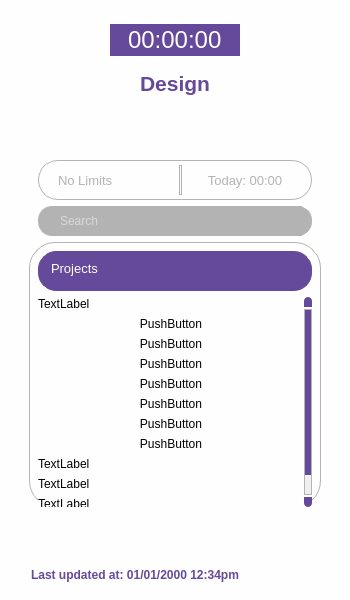
<?xml version="1.0" encoding="UTF-8"?>
<ui version="4.0">
 <class>MainWindow</class>
 <widget class="QMainWindow" name="MainWindow">
  <property name="geometry">
   <rect>
    <x>0</x>
    <y>0</y>
    <width>350</width>
    <height>600</height>
   </rect>
  </property>
  <property name="sizePolicy">
   <sizepolicy hsizetype="Fixed" vsizetype="Fixed">
    <horstretch>0</horstretch>
    <verstretch>0</verstretch>
   </sizepolicy>
  </property>
  <property name="minimumSize">
   <size>
    <width>350</width>
    <height>600</height>
   </size>
  </property>
  <property name="maximumSize">
   <size>
    <width>350</width>
    <height>600</height>
   </size>
  </property>
  <property name="windowTitle">
   <string>Trackify</string>
  </property>
  <property name="windowIcon">
   <iconset>
    <normaloff>images/stop-small.png</normaloff>images/stop-small.png</iconset>
  </property>
  <property name="styleSheet">
   <string notr="true">QScrollBar:vertical {    border: none;    background: white;    width: 8px;    margin: 12px 0 12px 0;    border-radius: 0px; }/*  HANDLE BAR VERTICAL */QScrollBar::handle:vertical {        background-color: rgb(101, 73, 154);    border-radius: 4px;}QScrollBar::handle:vertical:hover{        background-color: rgb(122, 89, 188);}QScrollBar::handle:vertical:pressed {        background-color: rgb(122, 89, 188);}/* BTN TOP - SCROLLBAR */QScrollBar::sub-line:vertical {    border: none;    background-color:rgb(101, 73, 154);    height: 10px;    border-top-left-radius: 4px;    border-top-right-radius: 4px;    subcontrol-position: top;    subcontrol-origin: margin;}QScrollBar::sub-line:vertical:hover {        background-color:rgb(122, 89, 188);}QScrollBar::sub-line:vertical:pressed {        background-color:rgb(122, 89, 188);}/* BTN BOTTOM - SCROLLBAR */QScrollBar::add-line:vertical {    border: none;    background-color:rgb(101, 73, 154);    height: 10px;    border-bottom-left-radius: 4px;    border-bottom-right-radius: 4px;    subcontrol-position: bottom;    subcontrol-origin: margin;}QScrollBar::add-line:vertical:hover {        background-color:rgb(122, 89, 188);}QScrollBar::add-line:vertical:pressed {        background-color:rgb(122, 89, 188);}/* RESET ARROW */QScrollBar::up-arrow:vertical, QScrollBar::down-arrow:vertical {    background: none;}QScrollBar::add-page:vertical, QScrollBar::sub-page:vertical {    background: none;}
</string>
  </property>
  <widget class="QWidget" name="centralwidget">
   <property name="styleSheet">
    <string notr="true">background:rgb(254,254,254)</string>
   </property>
   <layout class="QVBoxLayout" name="verticalLayout_3">
    <item>
     <widget class="QWidget" name="title_wgt" native="true">
      <layout class="QHBoxLayout" name="horizontalLayout_9">
       <property name="leftMargin">
        <number>0</number>
       </property>
       <property name="topMargin">
        <number>0</number>
       </property>
       <property name="rightMargin">
        <number>0</number>
       </property>
       <property name="bottomMargin">
        <number>0</number>
       </property>
      </layout>
     </widget>
    </item>
    <item>
     <widget class="QWidget" name="time_wgt" native="true">
      <property name="font">
       <font>
        <pointsize>6</pointsize>
       </font>
      </property>
      <layout class="QHBoxLayout" name="horizontalLayout">
       <item alignment="Qt::AlignHCenter">
        <widget class="QLabel" name="time_lbl">
         <property name="font">
          <font>
           <family>Nirmala UI</family>
           <pointsize>18</pointsize>
          </font>
         </property>
         <property name="styleSheet">
          <string notr="true">QLabel { 
	background:rgb(101, 73, 154); 
	color:white;
	border: 2px solid rgb(101, 73, 154);
	border-radius: 18px;

	padding-left: 10px;
	padding-right: 10px;
 }
</string>
         </property>
         <property name="text">
          <string>00:00:00</string>
         </property>
        </widget>
       </item>
      </layout>
     </widget>
    </item>
    <item>
     <widget class="QLabel" name="seleted_project_lbl">
      <property name="minimumSize">
       <size>
        <width>0</width>
        <height>0</height>
       </size>
      </property>
      <property name="maximumSize">
       <size>
        <width>16777215</width>
        <height>16777215</height>
       </size>
      </property>
      <property name="font">
       <font>
        <family>Nirmala UI</family>
        <pointsize>16</pointsize>
        <weight>75</weight>
        <bold>true</bold>
       </font>
      </property>
      <property name="styleSheet">
       <string notr="true">color:rgb(101, 73, 154);</string>
      </property>
      <property name="text">
       <string>Design</string>
      </property>
      <property name="alignment">
       <set>Qt::AlignCenter</set>
      </property>
     </widget>
    </item>
    <item>
     <spacer name="verticalSpacer_5">
      <property name="orientation">
       <enum>Qt::Vertical</enum>
      </property>
      <property name="sizeType">
       <enum>QSizePolicy::Fixed</enum>
      </property>
      <property name="sizeHint" stdset="0">
       <size>
        <width>20</width>
        <height>20</height>
       </size>
      </property>
     </spacer>
    </item>
    <item>
     <widget class="QWidget" name="start_btn_wgt" native="true">
      <layout class="QHBoxLayout" name="horizontalLayout_2">
       <item>
        <widget class="QLabel" name="start_btn_lbl">
         <property name="sizePolicy">
          <sizepolicy hsizetype="Fixed" vsizetype="Fixed">
           <horstretch>0</horstretch>
           <verstretch>0</verstretch>
          </sizepolicy>
         </property>
         <property name="cursor">
          <cursorShape>PointingHandCursor</cursorShape>
         </property>
         <property name="text">
          <string/>
         </property>
         <property name="pixmap">
          <pixmap>images/stop large.png</pixmap>
         </property>
        </widget>
       </item>
      </layout>
     </widget>
    </item>
    <item alignment="Qt::AlignHCenter">
     <widget class="QWidget" name="central_info_wgt" native="true">
      <property name="sizePolicy">
       <sizepolicy hsizetype="Preferred" vsizetype="Fixed">
        <horstretch>0</horstretch>
        <verstretch>0</verstretch>
       </sizepolicy>
      </property>
      <property name="minimumSize">
       <size>
        <width>274</width>
        <height>40</height>
       </size>
      </property>
      <property name="maximumSize">
       <size>
        <width>274</width>
        <height>40</height>
       </size>
      </property>
      <property name="styleSheet">
       <string notr="true">QWidget{
	border: 1px solid rgb(179, 179, 179);
	border-radius: 20px;
}</string>
      </property>
      <layout class="QHBoxLayout" name="horizontalLayout_5">
       <property name="leftMargin">
        <number>20</number>
       </property>
       <property name="topMargin">
        <number>5</number>
       </property>
       <property name="rightMargin">
        <number>10</number>
       </property>
       <property name="bottomMargin">
        <number>5</number>
       </property>
       <item>
        <widget class="QLabel" name="nolimits_lbl">
         <property name="font">
          <font>
           <family>Nirmala UI</family>
           <pointsize>10</pointsize>
           <weight>50</weight>
           <bold>false</bold>
          </font>
         </property>
         <property name="styleSheet">
          <string notr="true">border:None;color:rgb(179, 179, 179);</string>
         </property>
         <property name="text">
          <string>No Limits</string>
         </property>
         <property name="alignment">
          <set>Qt::AlignLeading|Qt::AlignLeft|Qt::AlignVCenter</set>
         </property>
        </widget>
       </item>
       <item>
        <widget class="Line" name="separator_line">
         <property name="orientation">
          <enum>Qt::Vertical</enum>
         </property>
        </widget>
       </item>
       <item>
        <widget class="QLabel" name="time_today_lbl">
         <property name="font">
          <font>
           <family>Nirmala UI</family>
           <pointsize>10</pointsize>
          </font>
         </property>
         <property name="cursor">
          <cursorShape>ArrowCursor</cursorShape>
         </property>
         <property name="styleSheet">
          <string notr="true">border:None;color:rgb(179, 179, 179);</string>
         </property>
         <property name="text">
          <string>Today: 00:00</string>
         </property>
         <property name="alignment">
          <set>Qt::AlignCenter</set>
         </property>
        </widget>
       </item>
      </layout>
     </widget>
    </item>
    <item alignment="Qt::AlignHCenter">
     <widget class="QWidget" name="search_wgt" native="true">
      <property name="sizePolicy">
       <sizepolicy hsizetype="Preferred" vsizetype="Fixed">
        <horstretch>0</horstretch>
        <verstretch>0</verstretch>
       </sizepolicy>
      </property>
      <property name="minimumSize">
       <size>
        <width>274</width>
        <height>30</height>
       </size>
      </property>
      <property name="maximumSize">
       <size>
        <width>274</width>
        <height>40</height>
       </size>
      </property>
      <property name="styleSheet">
       <string notr="true">QWidget{
	border: 1px solid rgb(179, 179, 179);
	border-radius: 14px;
	background:rgb(179, 179, 179);
}</string>
      </property>
      <layout class="QHBoxLayout" name="horizontalLayout_6">
       <property name="leftMargin">
        <number>20</number>
       </property>
       <property name="topMargin">
        <number>0</number>
       </property>
       <property name="rightMargin">
        <number>10</number>
       </property>
       <property name="bottomMargin">
        <number>0</number>
       </property>
       <item>
        <widget class="QLineEdit" name="search_line_edit">
         <property name="styleSheet">
          <string notr="true">border: None;
color:white;</string>
         </property>
         <property name="text">
          <string/>
         </property>
         <property name="echoMode">
          <enum>QLineEdit::Normal</enum>
         </property>
         <property name="placeholderText">
          <string>Search</string>
         </property>
        </widget>
       </item>
       <item>
        <widget class="QLabel" name="search_lbl">
         <property name="cursor">
          <cursorShape>PointingHandCursor</cursorShape>
         </property>
         <property name="styleSheet">
          <string notr="true">border:None</string>
         </property>
         <property name="text">
          <string/>
         </property>
         <property name="pixmap">
          <pixmap>images/magnifier.png</pixmap>
         </property>
        </widget>
       </item>
      </layout>
     </widget>
    </item>
    <item>
     <widget class="QWidget" name="projects_wgt" native="true">
      <layout class="QHBoxLayout" name="horizontalLayout_3">
       <property name="leftMargin">
        <number>20</number>
       </property>
       <property name="topMargin">
        <number>0</number>
       </property>
       <property name="rightMargin">
        <number>20</number>
       </property>
       <property name="bottomMargin">
        <number>0</number>
       </property>
       <item>
        <widget class="QWidget" name="projects_wgt_2" native="true">
         <property name="sizePolicy">
          <sizepolicy hsizetype="Expanding" vsizetype="Expanding">
           <horstretch>0</horstretch>
           <verstretch>0</verstretch>
          </sizepolicy>
         </property>
         <property name="whatsThis">
          <string/>
         </property>
         <property name="styleSheet">
          <string notr="true">border: 1px solid rgb(179, 179, 179);
border-radius:26px;
background:None;</string>
         </property>
         <layout class="QVBoxLayout" name="verticalLayout">
          <property name="bottomMargin">
           <number>0</number>
          </property>
          <item>
           <widget class="QWidget" name="add_projects_wgt" native="true">
            <property name="sizePolicy">
             <sizepolicy hsizetype="Expanding" vsizetype="Fixed">
              <horstretch>0</horstretch>
              <verstretch>0</verstretch>
             </sizepolicy>
            </property>
            <property name="minimumSize">
             <size>
              <width>274</width>
              <height>40</height>
             </size>
            </property>
            <property name="maximumSize">
             <size>
              <width>274</width>
              <height>40</height>
             </size>
            </property>
            <property name="styleSheet">
             <string notr="true">QWidget { 
	background:rgb(101, 73, 154); 
	color:white;
	border: 1px solid rgb(101, 73, 154);
	border-radius: 18px;
 }
</string>
            </property>
            <layout class="QHBoxLayout" name="horizontalLayout_4">
             <item alignment="Qt::AlignTop">
              <widget class="QLabel" name="projects_lbl">
               <property name="sizePolicy">
                <sizepolicy hsizetype="Expanding" vsizetype="Preferred">
                 <horstretch>0</horstretch>
                 <verstretch>0</verstretch>
                </sizepolicy>
               </property>
               <property name="font">
                <font>
                 <family>Nirmala UI</family>
                 <pointsize>10</pointsize>
                </font>
               </property>
               <property name="text">
                <string>Projects</string>
               </property>
              </widget>
             </item>
             <item>
              <widget class="QLabel" name="add_projects_btn">
               <property name="cursor">
                <cursorShape>PointingHandCursor</cursorShape>
               </property>
               <property name="styleSheet">
                <string notr="true">background:None</string>
               </property>
               <property name="text">
                <string/>
               </property>
               <property name="pixmap">
                <pixmap>images/plus (1).png</pixmap>
               </property>
              </widget>
             </item>
            </layout>
           </widget>
          </item>
          <item alignment="Qt::AlignTop">
           <widget class="QScrollArea" name="scrollArea">
            <property name="sizePolicy">
             <sizepolicy hsizetype="Expanding" vsizetype="Expanding">
              <horstretch>0</horstretch>
              <verstretch>0</verstretch>
             </sizepolicy>
            </property>
            <property name="minimumSize">
             <size>
              <width>0</width>
              <height>0</height>
             </size>
            </property>
            <property name="maximumSize">
             <size>
              <width>16777215</width>
              <height>16777215</height>
             </size>
            </property>
            <property name="autoFillBackground">
             <bool>false</bool>
            </property>
            <property name="styleSheet">
             <string notr="true">
	background:rgb(254,254,254);
border:None;
border-radius:0px;
padding:0px;
</string>
            </property>
            <property name="sizeAdjustPolicy">
             <enum>QAbstractScrollArea::AdjustIgnored</enum>
            </property>
            <property name="widgetResizable">
             <bool>true</bool>
            </property>
            <property name="alignment">
             <set>Qt::AlignCenter</set>
            </property>
            <widget class="QWidget" name="scrollAreaWidgetContents">
             <property name="geometry">
              <rect>
               <x>0</x>
               <y>-11</y>
               <width>266</width>
               <height>222</height>
              </rect>
             </property>
             <property name="sizePolicy">
              <sizepolicy hsizetype="Preferred" vsizetype="Expanding">
               <horstretch>0</horstretch>
               <verstretch>0</verstretch>
              </sizepolicy>
             </property>
             <property name="minimumSize">
              <size>
               <width>0</width>
               <height>0</height>
              </size>
             </property>
             <property name="maximumSize">
              <size>
               <width>16777215</width>
               <height>16777215</height>
              </size>
             </property>
             <layout class="QVBoxLayout" name="verticalLayout_2">
              <property name="leftMargin">
               <number>0</number>
              </property>
              <property name="topMargin">
               <number>0</number>
              </property>
              <property name="rightMargin">
               <number>0</number>
              </property>
              <property name="bottomMargin">
               <number>0</number>
              </property>
              <item>
               <widget class="QLabel" name="label_3">
                <property name="text">
                 <string>TextLabel</string>
                </property>
               </widget>
              </item>
              <item>
               <widget class="QPushButton" name="pushButton">
                <property name="text">
                 <string>PushButton</string>
                </property>
               </widget>
              </item>
              <item>
               <widget class="QPushButton" name="pushButton_2">
                <property name="text">
                 <string>PushButton</string>
                </property>
               </widget>
              </item>
              <item>
               <widget class="QPushButton" name="pushButton_3">
                <property name="text">
                 <string>PushButton</string>
                </property>
               </widget>
              </item>
              <item>
               <widget class="QPushButton" name="pushButton_4">
                <property name="text">
                 <string>PushButton</string>
                </property>
               </widget>
              </item>
              <item>
               <widget class="QPushButton" name="pushButton_5">
                <property name="text">
                 <string>PushButton</string>
                </property>
               </widget>
              </item>
              <item>
               <widget class="QPushButton" name="pushButton_6">
                <property name="text">
                 <string>PushButton</string>
                </property>
               </widget>
              </item>
              <item>
               <widget class="QPushButton" name="pushButton_7">
                <property name="text">
                 <string>PushButton</string>
                </property>
               </widget>
              </item>
              <item>
               <widget class="QLabel" name="label_2">
                <property name="text">
                 <string>TextLabel</string>
                </property>
               </widget>
              </item>
              <item>
               <widget class="QLabel" name="label_4">
                <property name="text">
                 <string>TextLabel</string>
                </property>
               </widget>
              </item>
              <item>
               <widget class="QLabel" name="label_5">
                <property name="text">
                 <string>TextLabel</string>
                </property>
               </widget>
              </item>
              <item>
               <widget class="QLabel" name="label">
                <property name="text">
                 <string>TextLabel</string>
                </property>
               </widget>
              </item>
             </layout>
            </widget>
           </widget>
          </item>
         </layout>
         <zorder>scrollArea</zorder>
         <zorder>add_projects_wgt</zorder>
        </widget>
       </item>
      </layout>
     </widget>
    </item>
    <item>
     <widget class="QLabel" name="error_lbl">
      <property name="sizePolicy">
       <sizepolicy hsizetype="Preferred" vsizetype="Fixed">
        <horstretch>0</horstretch>
        <verstretch>0</verstretch>
       </sizepolicy>
      </property>
      <property name="minimumSize">
       <size>
        <width>0</width>
        <height>40</height>
       </size>
      </property>
      <property name="maximumSize">
       <size>
        <width>16777215</width>
        <height>40</height>
       </size>
      </property>
      <property name="styleSheet">
       <string notr="true">color:red</string>
      </property>
      <property name="text">
       <string/>
      </property>
      <property name="alignment">
       <set>Qt::AlignCenter</set>
      </property>
     </widget>
    </item>
    <item>
     <widget class="QWidget" name="bottom_info_wgt" native="true">
      <layout class="QHBoxLayout" name="horizontalLayout_7">
       <item>
        <widget class="QLabel" name="refresh_lbl">
         <property name="text">
          <string/>
         </property>
         <property name="pixmap">
          <pixmap>images/refresh-page-option (1).png</pixmap>
         </property>
        </widget>
       </item>
       <item>
        <widget class="QLabel" name="lastupdate_lbl">
         <property name="sizePolicy">
          <sizepolicy hsizetype="Expanding" vsizetype="Preferred">
           <horstretch>0</horstretch>
           <verstretch>0</verstretch>
          </sizepolicy>
         </property>
         <property name="font">
          <font>
           <family>Nirmala UI</family>
           <pointsize>9</pointsize>
           <weight>75</weight>
           <bold>true</bold>
          </font>
         </property>
         <property name="styleSheet">
          <string notr="true">color:rgb(101,73,154);</string>
         </property>
         <property name="text">
          <string>Last updated at: 01/01/2000 12:34pm</string>
         </property>
        </widget>
       </item>
       <item>
        <widget class="QLabel" name="resize_lbl">
         <property name="text">
          <string/>
         </property>
         <property name="pixmap">
          <pixmap>images/minimize-arrows.png</pixmap>
         </property>
        </widget>
       </item>
       <item>
        <widget class="QLabel" name="forward_lbl">
         <property name="text">
          <string/>
         </property>
         <property name="pixmap">
          <pixmap>images/fast-forward.png</pixmap>
         </property>
        </widget>
       </item>
      </layout>
     </widget>
    </item>
   </layout>
  </widget>
 </widget>
 <resources/>
 <connections/>
</ui>
